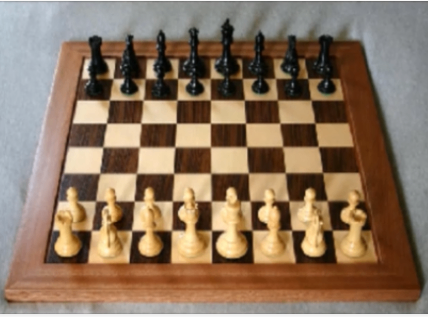
#> input picture module_1/images/chess.jpg, 428 x 317 px
$ jupyter execute corner_detection.ipynb
#> lines starting #> are read from the running program, lines starting #| are printed output that depends on the picture; after the words box and inside, x2 and y2 are one past the last pixel; in counts of white or black regions, pixels touching at a corner belong together
[cell 1]
import cv2
from IPython.display import Image

# Load image
img = cv2.imread('images/chess.jpg')
#> img is the input picture: shape (317, 428, 3); mean B, G, R 95.8, 117.1, 140.2

# Convert image to grayscale
gray = cv2.cvtColor(img, cv2.COLOR_BGR2GRAY)
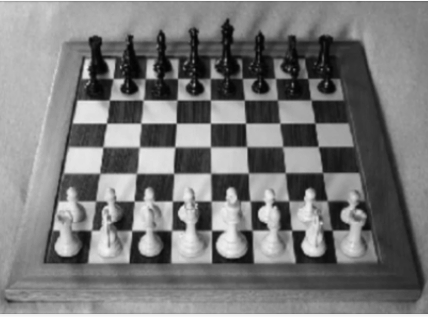
#> gray: shape (317, 428); min 4, max 247, mean 121.6

# Applying the function
dst = cv2.cornerHarris(gray, blockSize=5, ksize=3, k=0.04)
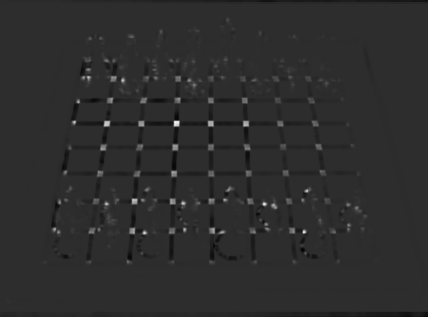
#> dst: shape (317, 428) float32; min -0.000732, max 0.00341, mean 4.48e-06; drawn with min black and max white

# dilate to mark the corners
dst = cv2.dilate(dst, None)
img[dst > 0.01 * dst.max()] = [0, 255, 0]
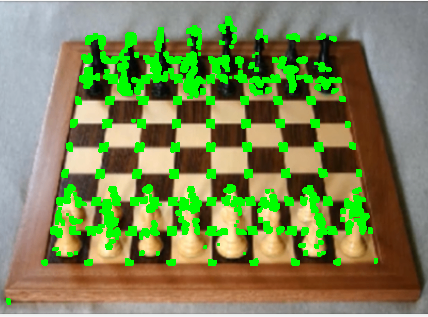
#> img: shape (317, 428, 3); 12.18% of pixels changed, all inside (x1, y1, x2, y2) = (6, 16, 378, 305)

# Save the image
image_path = 'harris_corner.jpg'
cv2.imwrite(image_path, img)

# Display the image
Image(image_path)

[cell 2]
print(dst)
#> (printed output is left out)

[cell 3]
import numpy as np

corners = cv2.goodFeaturesToTrack(gray, 100, 0.01, 10)
#> corners = 100 rows, first 8: [175, 122], [108, 122], [133, 200], [144, 232], [211, 124], [88, 77], [183, 203], [245, 124]

corners = np.int0(corners)

for i in corners:
    x, y = i.ravel()
    cv2.circle(img, (x, y), 3, (0, 255, 0), -1)
#> this loop made 100 passes
#> (x, y) on passes 1 to 12: (175, 122), (108, 122), (133, 200), (144, 232), (211, 124), (88, 77), (183, 203), (245, 124), (304, 231), (273, 205), (140, 124), (173, 173)
#> img: shape (317, 428, 3); under 0.01% of pixels changed, all inside (x1, y1, x2, y2) = (207, 19, 322, 263)

# Save the image
image_path = 'images/shi_tomasi.jpg'
cv2.imwrite(image_path, img)

# Display the image
Image(image_path)

$ run again, with module_1/images/bird.jpg copied over module_1/images/chess.jpg
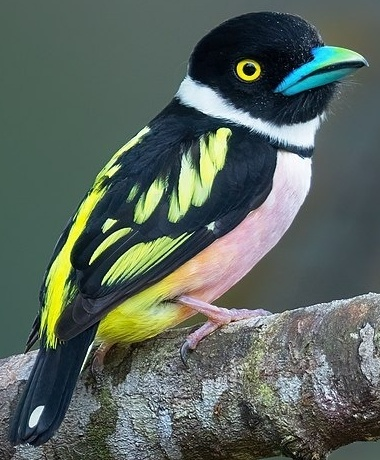
#> input picture module_1/images/bird.jpg, 380 x 460 px
#> img is the input picture: shape (460, 380, 3); mean B, G, R 93.9, 101.6, 89.8
#> `dst = cv2.cornerHarris(gray, blockSize=5, ksize=3, k=0.04)`:
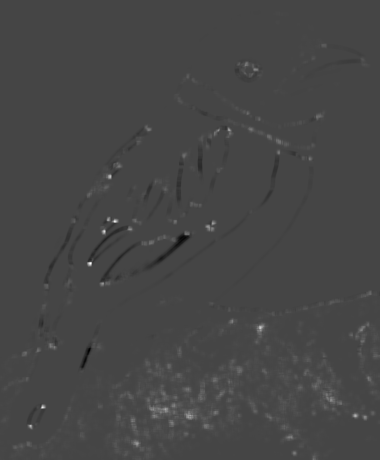
#> dst: shape (460, 380) float32; min -0.00595, max 0.0159, mean 9.15e-05; drawn with min black and max white
#> `img[dst > 0.01 * dst.max()] = [0, 255, 0]`:
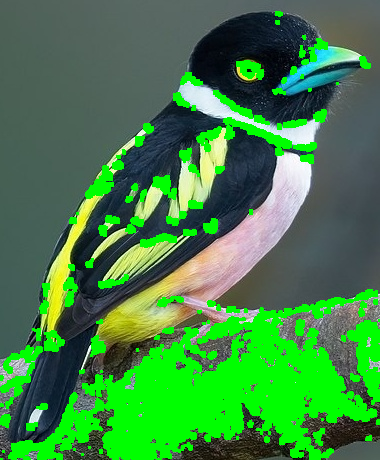
#> img: shape (460, 380, 3); mean B, G, R 69.2, 131.3, 65.9
#> (printed output is left out)
#> corners = 100 rows, first 8: [89, 264], [43, 406], [109, 177], [103, 232], [365, 417], [294, 453], [116, 220], [212, 229]
#> the loop `for i in corners:` made 100 passes

$ run again, with module_1/images/bird2.jpg copied over module_1/images/chess.jpg
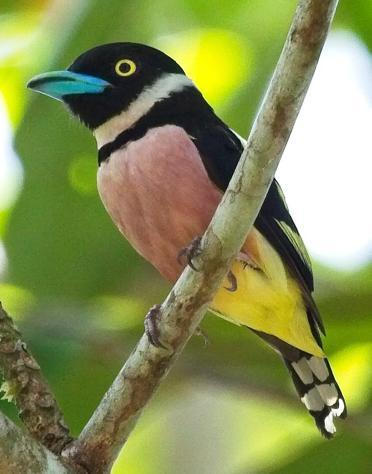
#> input picture module_1/images/bird2.jpg, 372 x 474 px
#> img is the input picture: shape (474, 372, 3); mean B, G, R 86, 143.7, 134.9
#> `img[dst > 0.01 * dst.max()] = [0, 255, 0]`:
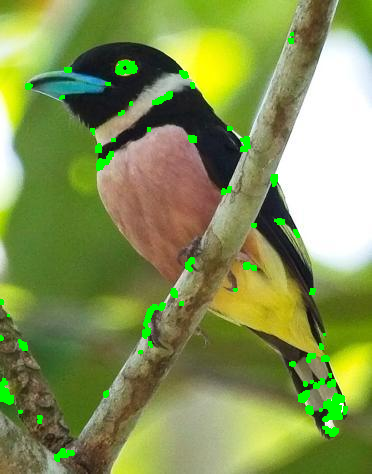
#> img: shape (474, 372, 3); 2.32% of pixels changed, all inside (x1, y1, x2, y2) = (0, 32, 348, 462)
#> (printed output is left out)
#> corners = 100 rows, first 8: [339, 399], [332, 409], [273, 178], [98, 148], [184, 74], [99, 166], [301, 398], [332, 432]
#> the loop `for i in corners:` made 100 passes
#> after the loop `for i in corners:`:
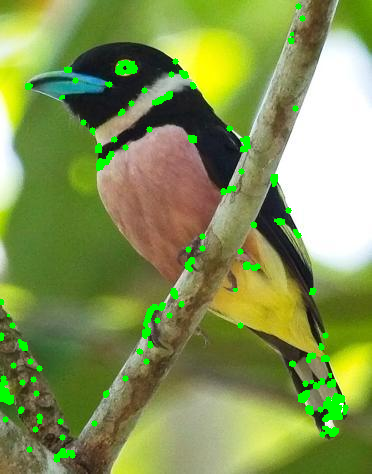
#> img: shape (474, 372, 3); 0.75% of pixels changed, all inside (x1, y1, x2, y2) = (0, 3, 349, 463)

$ run again, with module_1/images/black_and_yellow_broadbill.jpg copied over module_1/images/chess.jpg
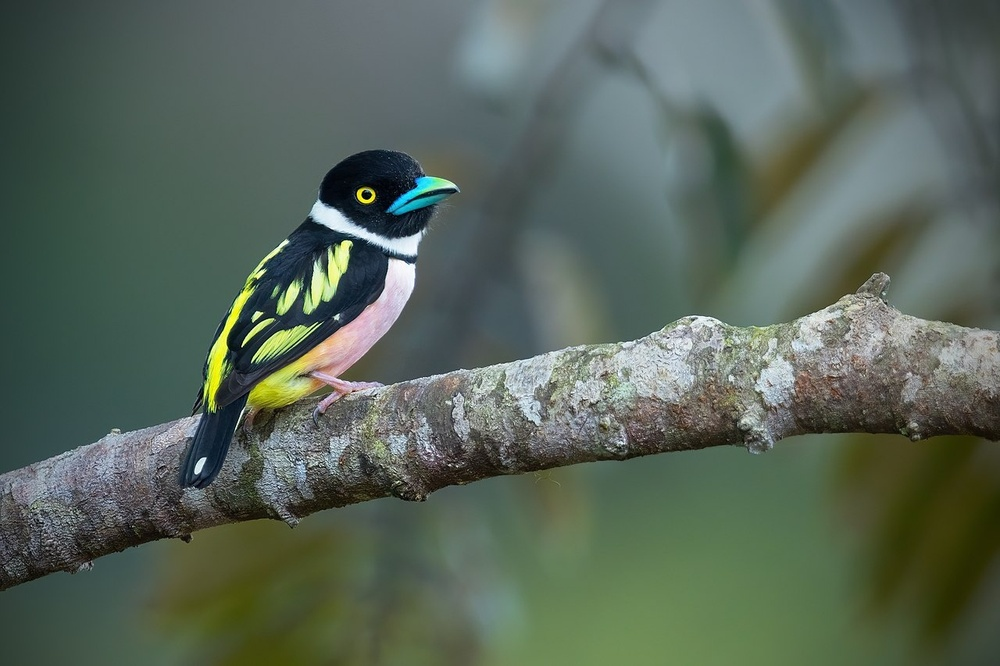
#> input picture module_1/images/black_and_yellow_broadbill.jpg, 1000 x 666 px, shrunk from 1280 x 853 before the run
#> img is the input picture: shape (666, 1000, 3); mean B, G, R 90, 102.3, 88.7
#> `dst = cv2.cornerHarris(gray, blockSize=5, ksize=3, k=0.04)`:
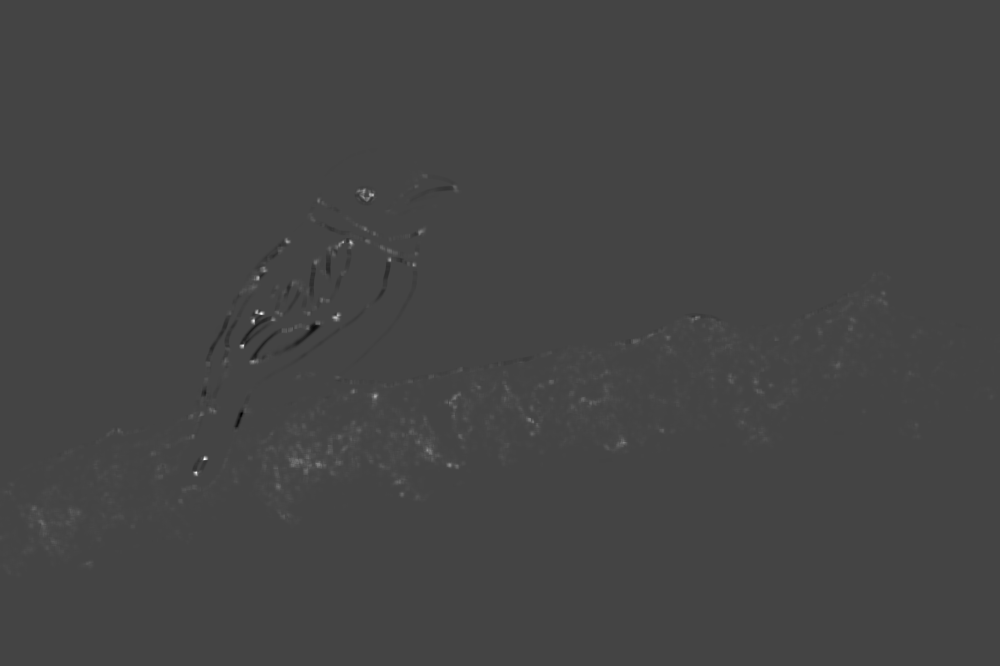
#> dst: shape (666, 1000) float32; min -0.0046, max 0.0126, mean 2.32e-05; drawn with min black and max white
#> `img[dst > 0.01 * dst.max()] = [0, 255, 0]`:
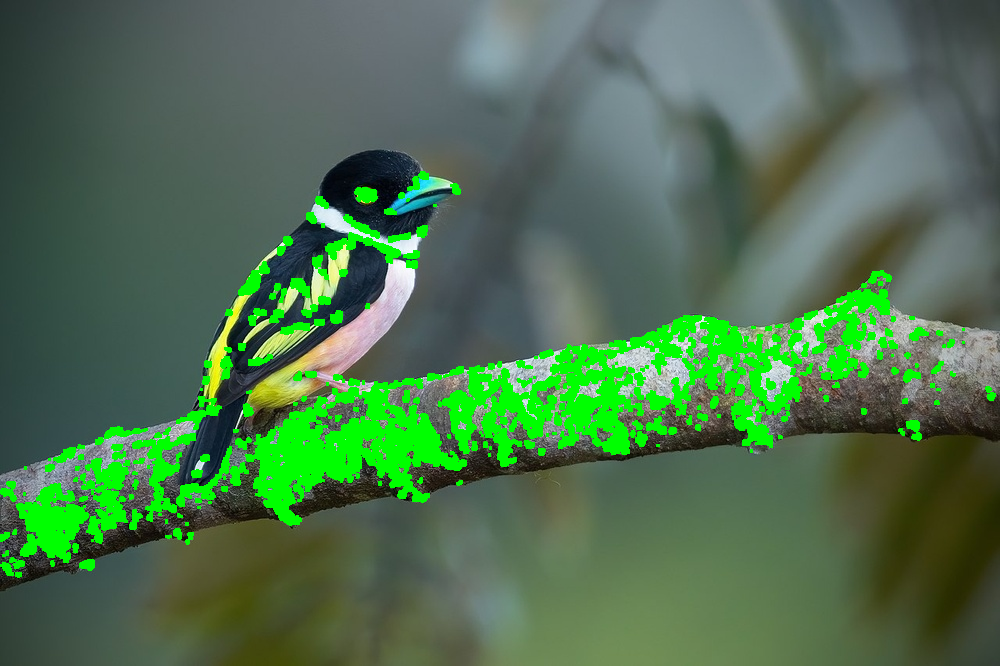
#> img: shape (666, 1000, 3); 8.76% of pixels changed, all inside (x1, y1, x2, y2) = (0, 171, 996, 578)
#> (printed output is left out)
#> corners = 100 rows, first 8: [205, 458], [253, 321], [242, 346], [262, 313], [257, 278], [402, 494], [334, 317], [318, 465]
#> the loop `for i in corners:` made 100 passes
